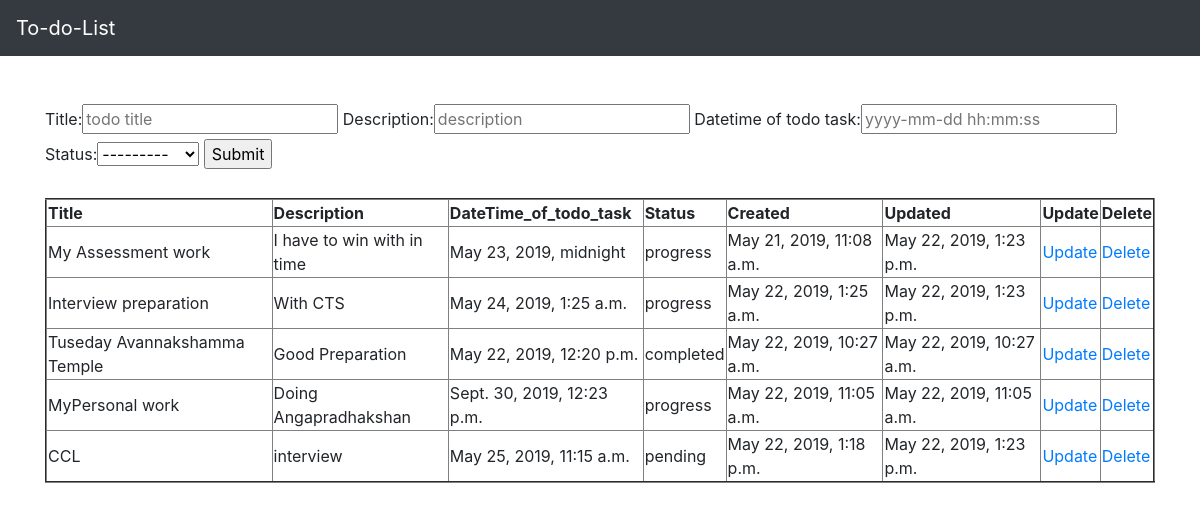
The page / on the database its author committed.
### todo_app/models.py (models this page shows, shortened)
class todo_list(models.Model):
    Title=models.CharField(max_length=120)
    Description=models.CharField(max_length=120)
    DateTime_of_todo_task=models.DateTimeField(auto_now=False,auto_now_add=False)
    Status_Choices=(
    ("progress","progress"),
    ("completed","completed"),
    ("pending","pending"),
    )
    Status=models.CharField(max_length=25,choices=Status_Choices)
    Created=models.DateTimeField(auto_now_add=True)
    Modified=models.DateTimeField(auto_now=True)

### todo_app/views.py (the view)
# urls.py: path('',views.home,name="home"),
def home(request):
    if request.method=="POST":
        form = listform(request.POST or None)
        try:
            if form.is_valid():
                form.save()
                all_items = todo_list.objects.all()
                form=listform()
                return render(request, "home.html", {'all_items':all_items,'form':form})
            else:
                raise ValidationError("Data Incorrect")
        except:
            return HttpResponse("Please enter Correct Data")
    else:
        form=listform()
        all_items=todo_list.objects.all()
        return render(request, 'home.html', {'all_items':all_items,'form':form})

### todo_app/forms.py
class listform(forms.ModelForm):
    Title=forms.CharField(max_length=120,widget=forms.TextInput(attrs={'placeholder': 'todo title'}))
    Description=forms.CharField(max_length=120,widget=forms.TextInput(attrs={'placeholder': 'description'}))
    DateTime_of_todo_task=forms.DateTimeField(widget=forms.TextInput(attrs={'placeholder': 'yyyy-mm-dd hh:mm:ss'}))
    class Meta:
        model=todo_list
        fields='__all__'

### todo_app/templates/home.html (shortened to what this page needs)
{% extends 'base.html'%}
{% block content %}
<br><br>
<form method="POST">
  {{ form.as_table }}
  <input type="submit" value="Submit">
</form>
<br>
  {% if all_items %}
  <table border="2">
    <th>Title</th><th>Description</th><th>DateTime_of_todo_task</th>
    <th> Status</th><th>Created</th><th>Updated</th><th>Update</th><th>Delete</th>
    {% for things in all_items %}
    <tr><td>{{ things.Title }}</td><td>{{things.Description}}</td>
    <td>{{things.DateTime_of_todo_task}}</td><td>{{things.Status}}</td>
    <td>{{things.Created}}</td><td>{{things.Modified}}</td>
    <td><a href="{% url 'update_list' things.id %}">Update</a></td>
    <td><a href="{% url 'delete_list' things.id %}">Delete</a></td>
    </tr>
    {% endfor %}
    </table>
  {% endif %}
{% endblock %}

### todo_app/templates/base.html (shortened to what this page needs)
<!doctype html>
<html lang="en">
  <head>
    <link rel="stylesheet" href="https://stackpath.bootstrapcdn.com/bootstrap/4.1.3/css/bootstrap.min.css">
  </head>
  <body>
    <nav class="navbar navbar-expand-lg navbar-dark bg-dark">
  <a class="navbar-brand" href="{% url 'home' %}">To-do-List</a>
</nav>
  <div class="container">
    {%block content %}
    {% endblock %}
  </div>
  </body>
</html>

### rows shown on the page
todo_list: Title "My Assessment work", Description "I have to win with in time", DateTime_of_todo_task "May 23, 2019, midnight", Status "progress", Created "May 21, 2019, 11:08 a.m.", Modified "May 22, 2019, 1:23 p.m."
todo_list: Title "Interview preparation", Description "With CTS", DateTime_of_todo_task "May 24, 2019, 1:25 a.m.", Status "progress", Created "May 22, 2019, 1:25 a.m.", Modified "May 22, 2019, 1:23 p.m."
todo_list: Title "Tuseday Avannakshamma Temple", Description "Good Preparation", DateTime_of_todo_task "May 22, 2019, 12:20 p.m.", Status "completed", Created "May 22, 2019, 10:27 a.m.", Modified "May 22, 2019, 10:27 a.m."
todo_list: Title "MyPersonal work", Description "Doing Angapradhakshan", DateTime_of_todo_task "Sept. 30, 2019, 12:23 p.m.", Status "progress", Created "May 22, 2019, 11:05 a.m.", Modified "May 22, 2019, 11:05 a.m."
todo_list: Title "CCL", Description "interview", DateTime_of_todo_task "May 25, 2019, 11:15 a.m.", Status "pending", Created "May 22, 2019, 1:18 p.m.", Modified "May 22, 2019, 1:23 p.m."
